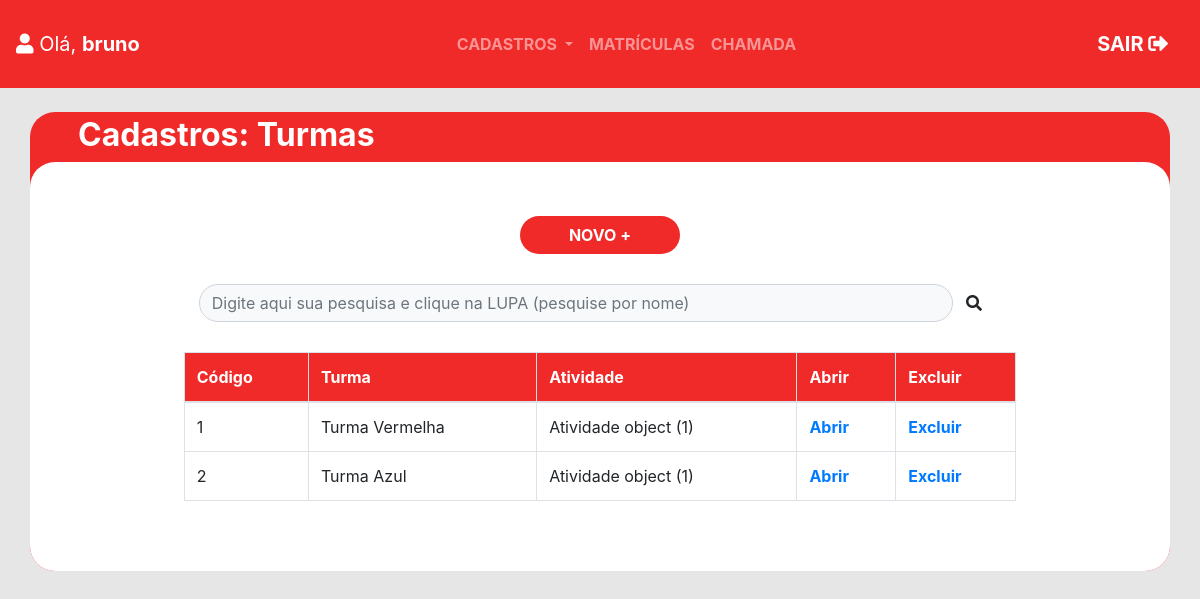
The app's page /turmas (signed in) with its own data.
### caritas_app/models.py (models this page shows, shortened)
class Turma(models.Model):
    cod_turma = models.AutoField(auto_created=True, primary_key=True)
    nome_turma = models.CharField(max_length=15, null=False)
    cod_atividade = models.ForeignKey(Atividade, on_delete=models.CASCADE)
    class Meta:
        db_table = 'turma'
        unique_together = (('cod_atividade', 'nome_turma'))

class Atividade(models.Model):
    cod_atividade = models.AutoField(auto_created=True, primary_key=True)
    cod_instrutor = models.ForeignKey(Instrutor, on_delete=models.CASCADE)
    cod_oficina = models.ForeignKey(Oficina, on_delete=models.CASCADE)
    class Meta:
        db_table = 'atividade'
        unique_together = (('cod_instrutor', 'cod_oficina'))

### caritas_app/views.py (the view)
# urls.py: path('turmas', views.lista_turmas, name='url_turma'),
@login_required(login_url='/login/')
def lista_turmas(request):
    turma = tabela.Turma.objects.all()
    pesquisa = request.GET.get('pesquisa')
    if pesquisa:
        turma = tabela.Turma.objects.filter(nome_turma__icontains=pesquisa)
    dados = {'turmas': turma}
    return render(request, 'turma.html', dados)

### caritas_app/templates/turma.html (shortened to what this page needs)
<!DOCTYPE html>
<html lang="pt-br">
<head>
  {% include "partials/head.html" %}
</head>
<body style="background-color: #E6E6E6">
  {% include "partials/navbar.html" %}
  <br>
  <div class="container px-0 " style="background-color: #F02929;border-radius: 25px">
    <h2 class="font-weight-bolder ml-5 pt-1 text-white"> Cadastros: Turmas </h2>
    <div class="container-fluid bg-white " style="border-radius: 25px">
      <div style="height: 30px"></div>
      <br>
      <div class="text-center">
        <a href="{% url 'url_turma_cadastro' %}">
          <button type="button" class="btn text-white px-5 font-weight-bolder"
            style="background-color: #F02929;border-radius: 25px"> NOVO +</button>
        </a>
      </div>
      <div style="height: 30px"></div>
      <div class="container w-75 mx-auto">
        <form class="form-inline" method="GET">
          <input type="text" class="form-control bg-light"
            placeholder="Digite aqui sua pesquisa e clique na LUPA (pesquise por nome)" name="pesquisa"
            style="width: 94%;border-radius: 25px">
          <button type="submit" class="btn"><i class="fas fa-search"></i></button>
        </form>
      </div>
      <div style="height: 30px"></div>
      <div class="w-75 mx-auto">
        <table class="table table-hover table-bordered">
          <thead style="background-color: #F02929; color: white">
            <tr>
              <th>Código</th>
              <th>Turma</th>
              <th>Atividade</th>
              <th>Abrir</th>
              <th>Excluir</th>
            </tr>
          </thead>
          <tbody>
            {% for turma in turmas %}
            <tr>
              <td>{{ turma.cod_turma }}</td>
              <td>{{ turma.nome_turma }}</td>
              <td>{{ turma.cod_atividade }}</td>
              <th><a href="{% url 'url_turma_update' turma.cod_turma %}">Abrir</th></a>
              <th><a href="{% url 'url_turma_delete' turma.cod_turma %}">Excluir</th></a>
            </tr>
            {% endfor %}
          </tbody>
        </table>
      </div>
      <br>
      <div style="height: 30px"></div>
    </div>
  </div>
</body>
</html>

### caritas_app/templates/partials/navbar.html (shortened to what this page needs)
<nav class="navbar navbar-expand-sm navbar-dark pt-4 pb-4" style="background-color: #F02929">
    <a class="navbar-brand justify-content-middle" href="{% url 'url_menu' %}"><i class="fas fa-user"></i> Olá, <span
        class="font-weight-bolder"> {{ user.get_username }}</span></a>
    <div class="collapse navbar-collapse" id="collapsibleNavbar">
      <ul class="navbar-nav font-weight-bolder mx-auto">
        <li class="nav-item dropdown">
          <a class="nav-link dropdown-toggle" href="#" id="navbardrop" data-toggle="dropdown">
            CADASTROS
          </a>
        </li>
        <li class="nav-item">
          <a class="nav-link" href="{% url 'url_matriculados' %}">MATRÍCULAS</a>
        </li>
        <li class="nav-item">
          <a class="nav-link" href="{% url 'url_chamadas' %}">CHAMADA</a>
        </li>
      </ul>
      <a class="navbar-brand justify-content-end font-weight-bolder" href="{% url 'url_logout' %}">SAIR <i
          class="fas fa-sign-out-alt"></i></a>
    </div>
  </nav>

### records on screen
Turma: cod_turma "1", nome_turma "Turma Vermelha", cod_atividade "Atividade object (1)"
Turma: cod_turma "2", nome_turma "Turma Azul", cod_atividade "Atividade object (1)"

### other values on screen
{{ user.get_username }} "bruno"
